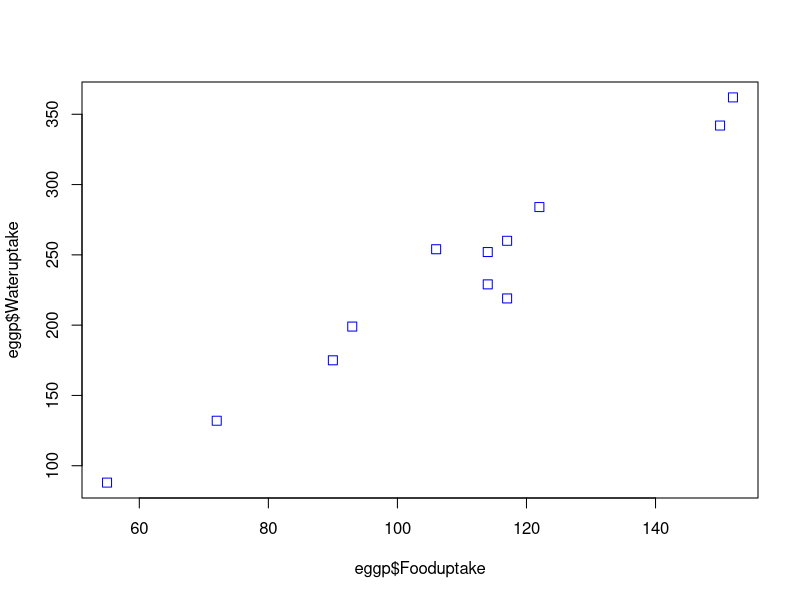
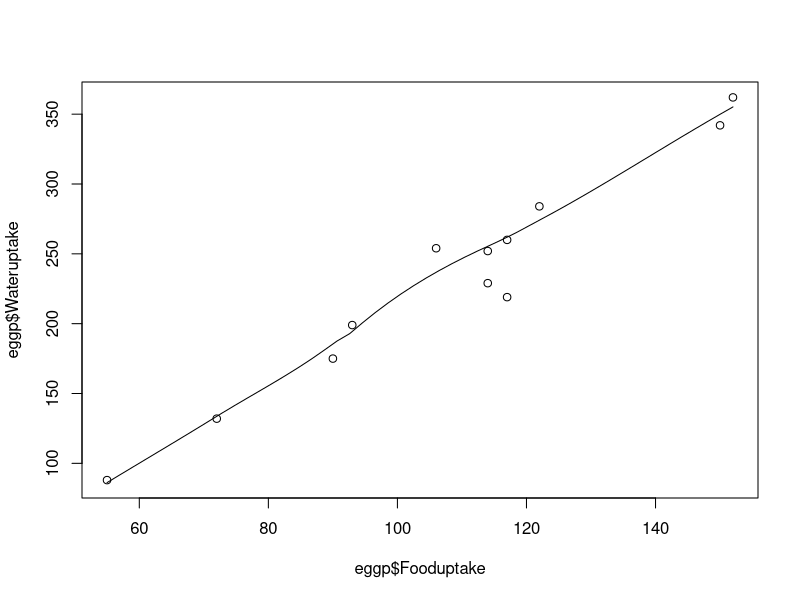
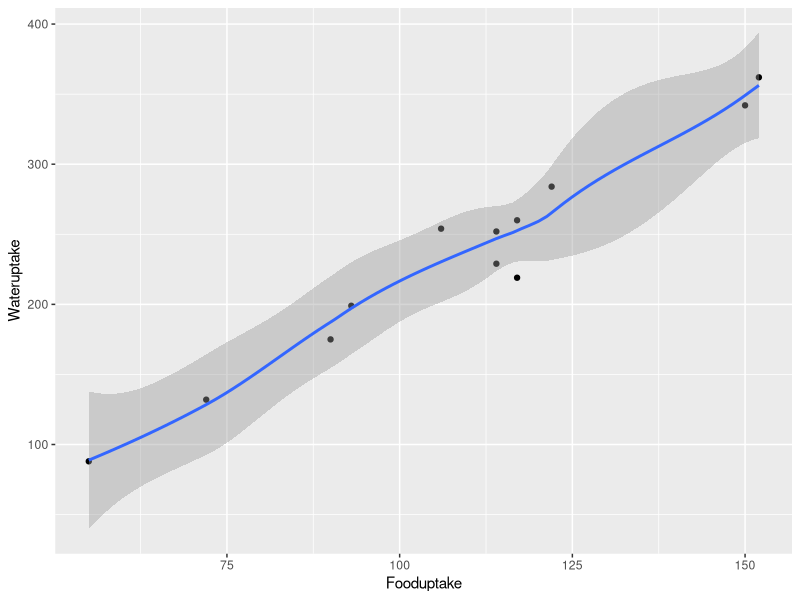
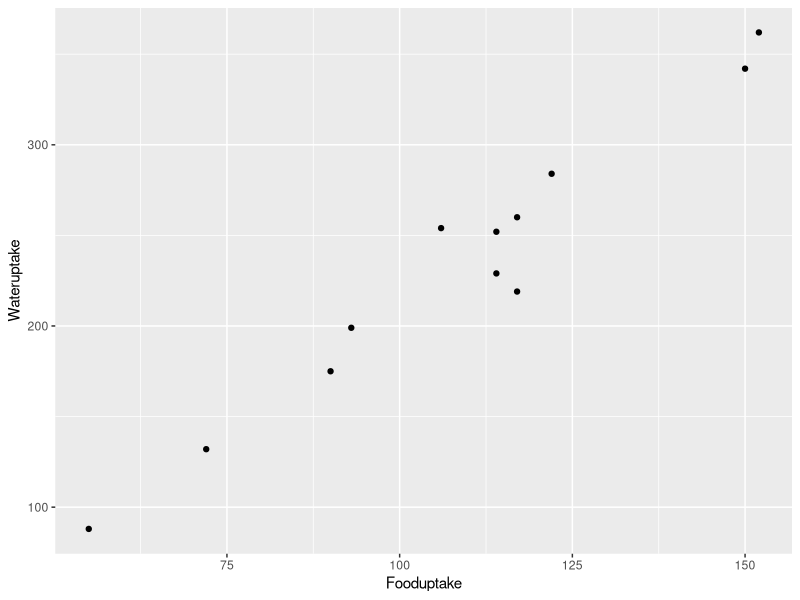
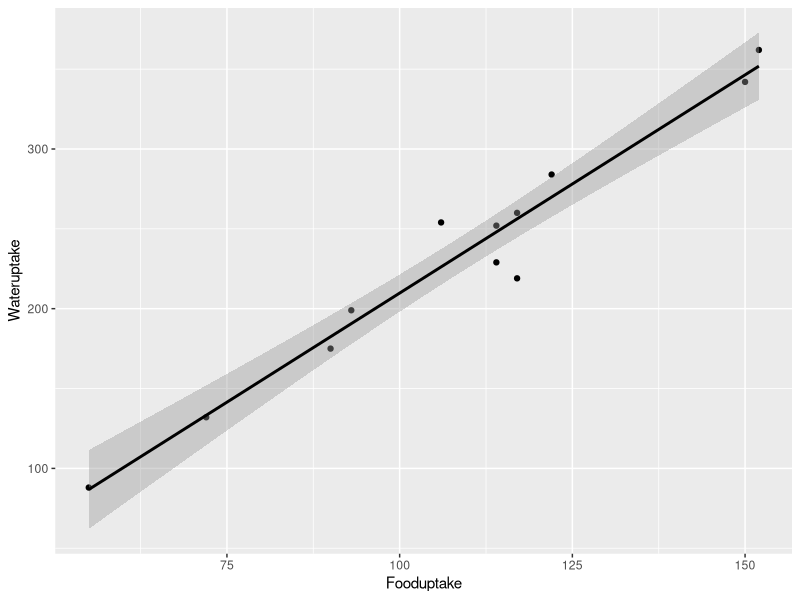
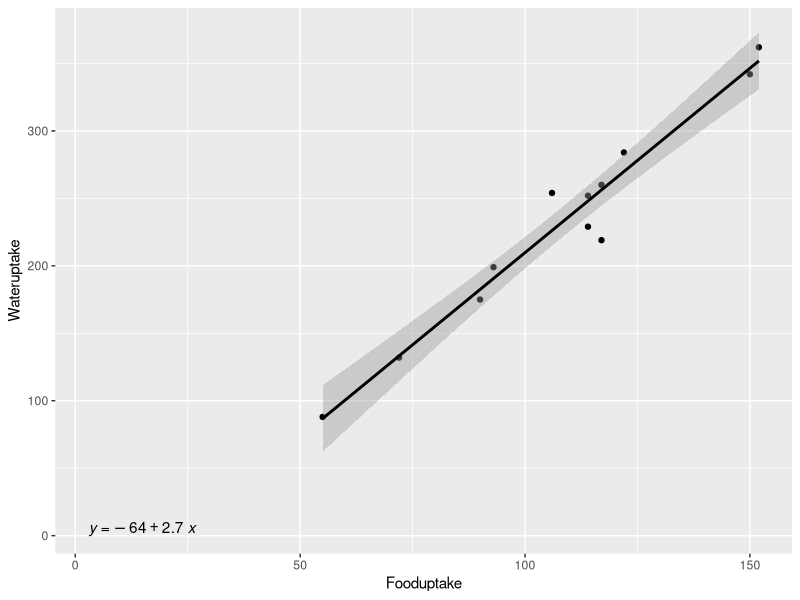
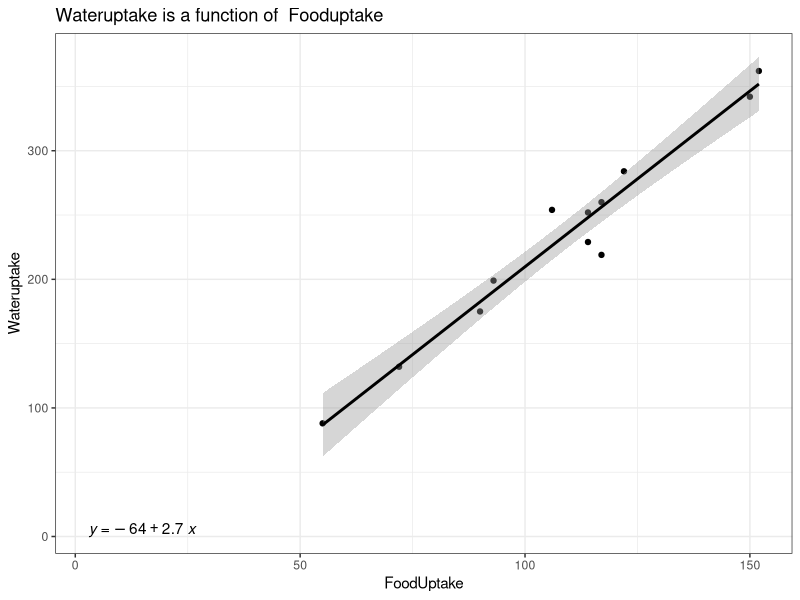
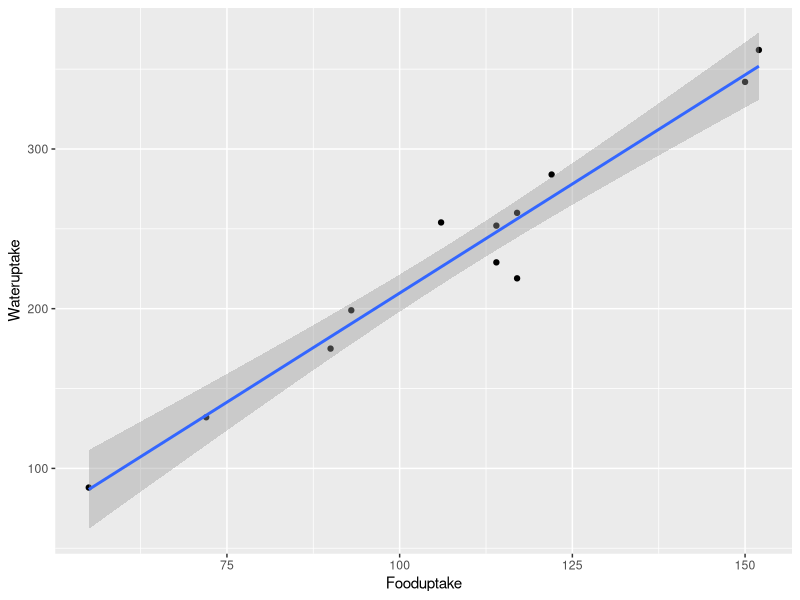

Recreate these plots in R, in order.
# LINEAR REGRESSION IN R

library(ggpubr)
library(ggplot2)

# Linear Regression: Equation of a line

# setting directory

# dataframe and importing data

eggp <- read.csv('data/eggp.csv')
eggp

# Visualization

plot(eggp$Fooduptake, eggp$Wateruptake, pch = 0, cex = 1.2, col = "blue")

# or

scatter.smooth(x = eggp$Fooduptake, y = eggp$Wateruptake)

ggplot(eggp, aes(x = Fooduptake, y = Wateruptake)) +
  geom_point() +
  stat_smooth()

# split the above command
#----------------------
# step 1
egraph <- ggplot(eggp, aes(x = Fooduptake, y = Wateruptake)) +
  geom_point()

egraph

# step2
# Add the regression line using geom_smooth()
# and typing in lm as your method for creating the line

egraph <- egraph + geom_smooth(method = "lm", col = "black")
egraph

# step3 Add the equation for the regression line.

egraph <- egraph + stat_regline_equation(label.x = 3, label.y = 5)
egraph

# step 4 Make the graph ready for publication
# We can add some style parameters
# using theme_bw() and making custom labels using labs().

egraph +
  theme_bw() +
  labs(title = "Wateruptake is a function of  Fooduptake",
       x = "FoodUptake",
       y = "Wateruptake")

#----------------------------------------------------------
# computation
# R function lm() 

# Wateruptake= b0+ b1 *Fooduptake

model <- lm(Wateruptake ~ Fooduptake, data = eggp)
model 
summary(model) 

# or

model2 <- aov(Wateruptake ~ Fooduptake, data = eggp)
summary(model2)

# b0=-63.513, b1=2.733
# regression equation would be Wateruptake=-63.513+2.733*Fooduptake
# the intercept (b0) is -63.513. It can be interpreted 
# as the predicted amount of water taken by birds for zero food uptake.

# the regression beta coefficient for the variable
# Fooduptake (b1), also known as the slope, is 2.733.
# This means that, for unit increment in Fooduptake, the birds will increase 
# their water uptake by 2.733ml/bird.

#Regression line

ggplot(eggp, aes(Fooduptake, Wateruptake)) +
  geom_point() +
  stat_smooth(method = lm)

# Model summary
# We start by displaying the statistical
# summary of the model using the R function summary():

summary(model)

# Residual standard error (RSE), R-squared (R2) and the F-statistic are 
# metrics that are used to check how well the model fits to our data.

# The statistical hypotheses are as follow:

# Null hypothesis (H0): the coefficients are equal 
# to zero (i.e., no relationship between wateruptake and Fooduptake)
# Alternative Hypothesis (Ha): the coefficients are
# not equal to zero (i.e., there is a relationship between wateruptake and Fooduptake)

# In our example, both the p-values for the intercept 
# and the predictor variable are highly significant, 
# so we can reject the null hypothesis and which means that there
# is a significant linear relationship between wateruptake and Fooduptake.

confint(model) # Confidence interval for the whole model
#########################################################################

# Checking assumptions under linear regression

model2 <- aov(Wateruptake ~ Fooduptake, data = eggp)
summary(model2)

par(mfrow = c(2, 2))  # Split the plotting panel into a 2 x 2 grid
plot(model2)  # Plot the model information to check for the assumptions of the model

shapiro.test(model2$residuals)# testing for normality of residuals

####################################################################################
# Multiple regression
# Scatter plot in one page/all graphs in one page
par(mfrow = c(2, 2))
plot(eggp)

# Multiple Regression analysis
model3 <- lm(Wateruptake ~ Fooduptake + Eggproduction, data = eggp)

summary(model3)

confint(model3,  level = 0.95)

# Alternatively

model4 <- lm(Wateruptake ~., data = eggp)
summary(model4)

#--------------------------------------------------------------
# dealing with categorical variables
uptake <- read.csv("data/indicator.csv")
uptake

uptake$Species1 <- ifelse(uptake$Species == "pinusc", 0, 1)

colnames(uptake)
plot(Uptake ~ Time, data = uptake)
mod <- lm(Uptake~ Time + Species1, data = uptake)
summary(mod)

#----------------------------------------------------------------
# Polynomial regression
hard <- read.csv("data/polyreg.csv")
hard
colnames(hard)
plot(Tensiles.Y.~ HWconcn.X., data = hard)


mod1 <- lm(Tensiles.Y.~ HWconcn.X., data = hard)
summary(mod1)

par(mfrow = c(2,2))
plot(mod1)

# Quadratic regression
hard$hwcont <- (hard$HWconcn.X.)^2

mod2 <- lm(Tensiles.Y.~ HWconcn.X. + hwcont, data = hard)
summary(mod2)

par(mfrow = c(2, 2))
plot(mod2)

graphics.off()
#''''''''''''''''''''''''''''''''''''''''''''''''''''''
